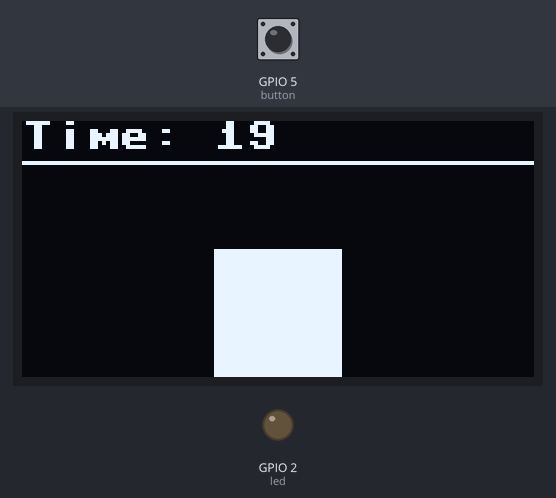
A program run on a simulated ESP32 board running MicroPython. Parts: 128×64 one-colour display, output pins drawn as LEDs (lit = HIGH). Inputs (shaded band) come from the test bench; at power-on: GPIO 5 (button) HIGH. At 6.8 s the program stops and its outputs stay as they are.

Above: at 1.2 s.
1.3 s: GPIO 5 (button) pulled LOW for 1.25 s
At 4.7 s:
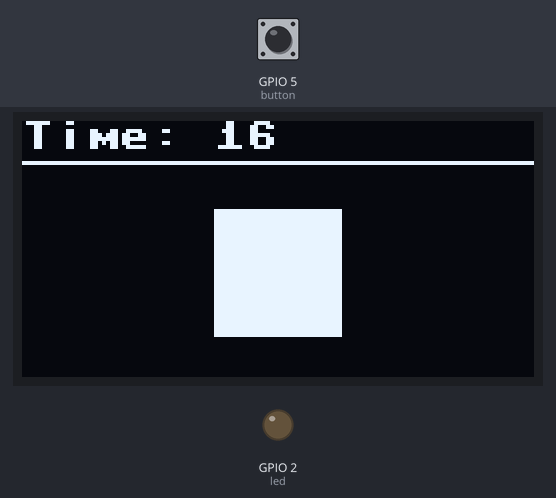
4.8 s: GPIO 5 (button) pulled LOW for 3.2 s
At 7.9 s:
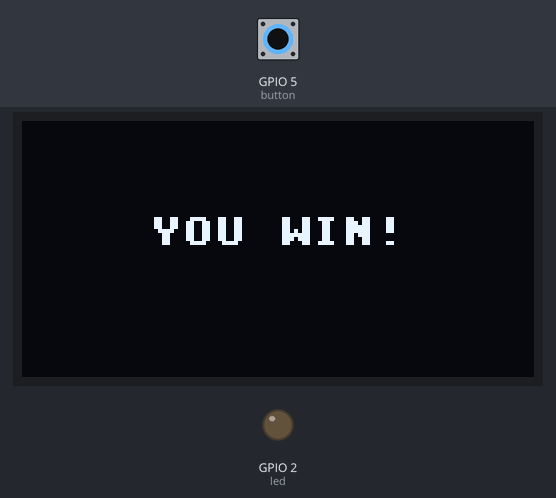
Timing chart, 0 to 8.3 s (numbered marks = the images above; inputs shaded):
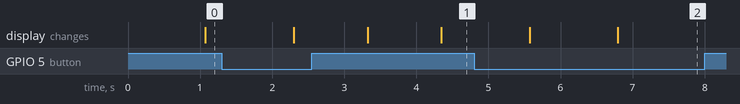

The program:

InitialBoxGame.py
```python
from machine import Pin, SoftI2C
import ssd1306
from time import sleep

# Initialize the OLED display
i2c = SoftI2C(scl=Pin(35), sda=Pin(34))
oled_width = 128
oled_height = 64
oled = ssd1306.SSD1306_I2C(oled_width, oled_height, i2c)

# Configure PIN 2 as output for the LED
led = Pin(2, Pin.OUT)

# Configure PIN 5 as an input with an internal pull-up resistor
button = Pin(5, Pin.IN, Pin.PULL_UP)

# Initialize game variables
rect_x = 48
rect_y = oled_height - 32
goal_y = 10  # Position of the goal line
timer = 20  # Countdown timer (seconds)

# Function to check button press (non-blocking)
def is_button_pressed():
    if button.value() == 0:  # Button pressed (active low)
        sleep(0.2)  # Debounce delay
        return True
    return False

# Function to display the game screen
def update_screen():
    oled.fill(0)  # Clear the screen

    # Draw the goal line
    oled.hline(0, goal_y, oled_width, 1)

    # Draw the rectangle
    oled.fill_rect(rect_x, rect_y, 32, 32, 1)

    # Display the timer
    oled.text(f"Time: {timer}", 0, 0, 1)

    # Update the display
    oled.show()

# Main game loop
def game_loop():
    global rect_y, timer

    while timer > 0:
        if is_button_pressed():
            # Move the rectangle upward
            rect_y -= 10
            if rect_y < 0:
                rect_y = 0  # Prevent it from going off the screen

        # Check if the rectangle has reached the goal
        if rect_y <= goal_y:
            oled.fill(0)
            oled.text("YOU WIN!", 32, 24, 1)
            oled.show()
            return  # Exit the game loop

        # Update the screen
        update_screen()

        # Countdown timer
        sleep(1)
        timer -= 1

    # Game over if the timer runs out
    oled.fill(0)
    oled.text("GAME OVER", 24, 24, 1)
    oled.show()

# Start the game
game_loop()
```
